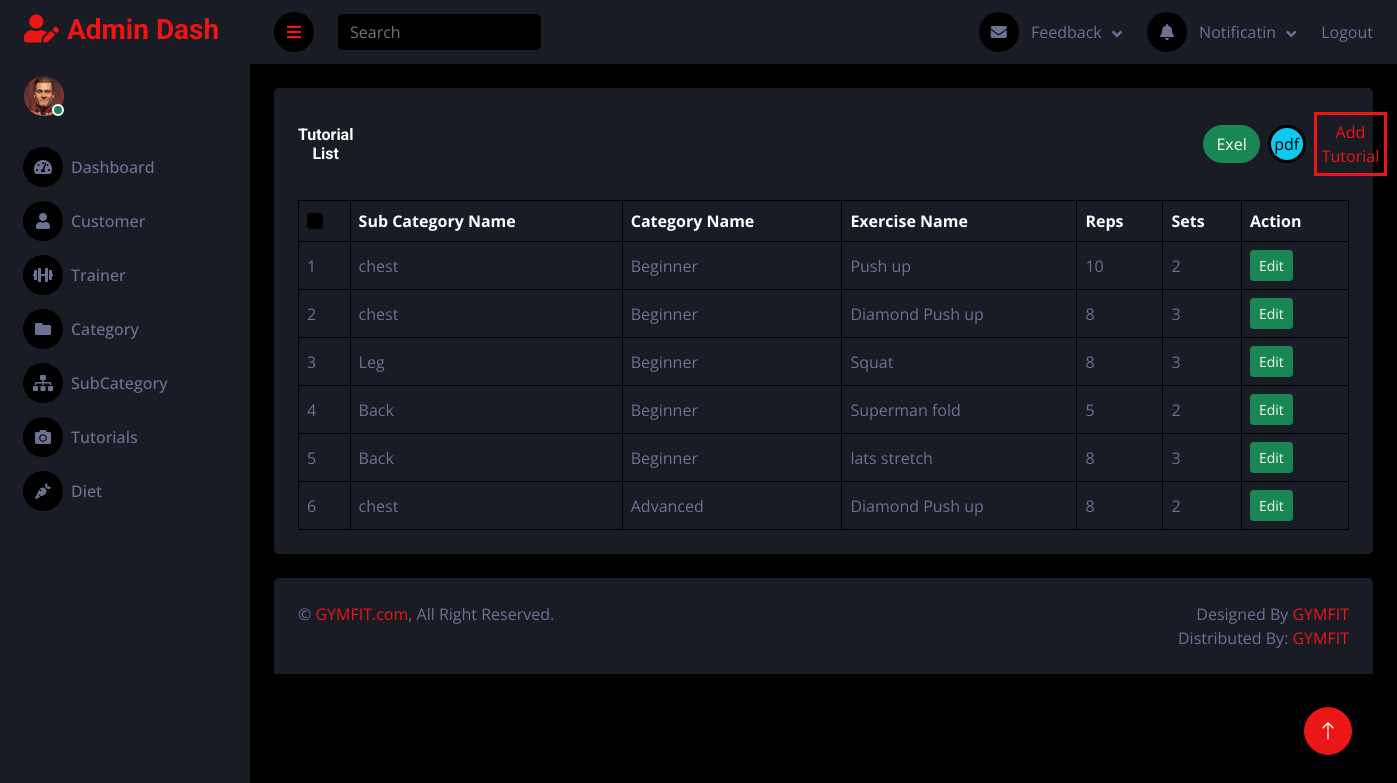
The app's page /nadmin/tutorialall with its own data.
### homeapp/models.py (models this page shows, shortened)
class Tbl_tutorial(models.Model):
    sub_category_name = models.ForeignKey(Tbl_SubCategory, on_delete=models.CASCADE)
    exercise_name = models.CharField(max_length=50)
    video = models.FileField(upload_to='videos')
    reps = models.PositiveIntegerField(default=8)
    sets = models.PositiveIntegerField(default=3)
    rest_time = models.PositiveIntegerField(default=1)

class Tbl_SubCategory(models.Model):
    category = models.ForeignKey(Tbl_Category, on_delete=models.CASCADE)
    sub_category_name = models.CharField(max_length=50, choices=roles, default='none')
    def __str__(self):
        return self.sub_category_name

class Tbl_Category(models.Model):
    category_name = models.CharField(max_length=50)
    category_desc = models.TextField()
    category_image = models.ImageField(upload_to='category_image')
    def __str__(self):
        return self.category_name

### adminapp/views.py (the view)
# urls.py: path('tutorialall',views.tutorialall,name='tall'),
def tutorialall(request):
    call = Tbl_tutorial.objects.all()
    return render(request, 'tutorialall.html', {'c': call})

### homeapp/context_processor.py (called while the page is built)
def trainer(request):
    trainer = Tbl_Trainer.objects.filter(trainer_approval=True,trainer_status=True)
    return {
        'trainer':trainer
    }

### templates/tutorialall.html
{% extends 'adminbase.html' %}
{% block content %}
{% load static %}
            <div class="container-fluid pt-4 px-4">
                <div class="bg-secondary text-center rounded p-4">
                    <div class="d-flex align-items-center justify-content-between mb-4">
                        <h6 class="mb-0">Tutorial List</h6>
                        <a href="{% url 'database_to_exceltutorial' %}" class="btn btn-success rounded-pill m-8" style="margin-left:850px;">Exel</a>
                        <a href="{% url 'generate_pdftutorial' %}" class="btn btn-square btn-info m-2" style="border:solid;padding:5px;">pdf</a>
                        <a href="{% url 'tadd' %}" style="border:solid;padding:5px;">Add Tutorial</a>
                    </div>
                    <div class="table-responsive">
                        <table class="table text-start align-middle table-bordered table-hover mb-0">
                            <thead>
                                <tr class="text-white">
                                    <th scope="col"><input class="form-check-input" type="checkbox"></th>
                                    <th scope="col">Sub Category Name</th>
                                    <th scope="col">Category Name</th>
                                    <th scope="col">Exercise Name</th>
                                    <th scope="col">Reps</th>
                                    <th scope="col">Sets</th>
                                    <th scope="col">Action</th>
                                </tr>
                            </thead>
                            <tbody>
                                {% for i in c %}
                                <tr>
                                    <td>{{forloop.counter}}</td>
                                    <td>{{i.sub_category_name}}</td>
                                    <td>{{i.sub_category_name.category}}</td>
                                    <td>{{i.exercise_name}}</td>
                                    <td>{{i.reps}}</td>
                                    <td>{{i.sets}}</td>
                                    <td><a href="{% url 'tutoedit' i.id %}"><button class="btn btn-success btn-sm">Edit</button></a></td>
                                </tr>
                            {% endfor %}
                            </tbody>
                        </table>
                    </div>
                </div>
            </div>
{% endblock %}

### static/dash/css/style.css (style rules this page uses)
:root { --primary: #EB1616; --secondary: #191C24; --light: #6C7293; --dark: #000000; }
.btn { transition: .5s; }
.btn-square { width: 38px; height: 38px; }
.btn-square, .btn-sm-square, .btn-lg-square { padding: 0; display: inline-flex; align-items: center; justify-content: center; font-weight: normal; border-radius: 50px; }

### records on screen
Tbl_tutorial: sub_category_name "chest", sub_category_name.category "Beginner", exercise_name "Push up", reps "10", sets "2"
Tbl_tutorial: sub_category_name "chest", sub_category_name.category "Beginner", exercise_name "Diamond Push up", reps "8", sets "3"
Tbl_tutorial: sub_category_name "Leg", sub_category_name.category "Beginner", exercise_name "Squat", reps "8", sets "3"
Tbl_tutorial: sub_category_name "Back", sub_category_name.category "Beginner", exercise_name "Superman fold", reps "5", sets "2"
Tbl_tutorial: sub_category_name "Back", sub_category_name.category "Beginner", exercise_name "lats stretch", reps "8", sets "3"
Tbl_tutorial: sub_category_name "chest", sub_category_name.category "Advanced", exercise_name "Diamond Push up", reps "8", sets "2"
